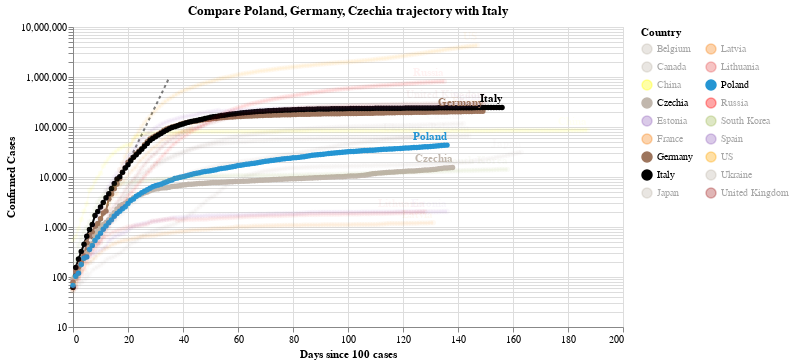

Here is the notebook cell this chart was saved with:
### Code cell
#hide_input
chart2 = make_since_chart(dff2,['Poland', 'Germany', 'Czechia'], baseline_countries)
chart2

### Figure 1 — Vega-Lite specification as saved in the notebook (floating-point values rounded to 4 significant figures; data arrays with more than 128 entries replaced by an {"elided": "..."} marker saying what was removed)
{"config": {"view": {"continuousWidth": 400, "continuousHeight": 300}}, "layer": [{"data": {"name": "data-628230001892d6798b50651be41d1b3e"}, "mark": {"type": "line", "color": "black", "opacity": 0.5, "strokeDash": [3, 3]}, "encoding": {"x": {"type": "quantitative", "field": "Days since 100 cases"}, "y": {"type": "quantitative", "field": "Confirmed Cases"}}}, {"data": {"name": "data-42944bd673d5666769d6e2b6ae64077d"}, "mark": {"type": "line", "point": true}, "encoding": {"color": {"type": "nominal", "field": "Country", "legend": {"columns": 2}, "scale": {"domain": ["Belgium", "Canada", "China", "Czechia", "Estonia", "France", "Germany", "Italy", "Japan", "Latvia", "Lithuania", "Poland", "Russia", "South Korea", "Spain", "US", "Ukraine", "United Kingdom"], "range": ["#C1B7AD", "#C1B7AD", "yellow", "#C1B7AD", "#9467bd", "#F58518", "#9D755D", "black", "#C1B7AD", "#F58518", "#E45756", "#2495D3", "red", "#A1BA59", "#9467bd", "orange", "#C1B7AD", "brown"]}}, "opacity": {"condition": {"value": 1, "selection": "selector002"}, "value": 0.05}, "tooltip": [{"type": "nominal", "field": "Country"}, {"type": "temporal", "field": "Date"}, {"type": "quantitative", "field": "Confirmed Cases"}, {"type": "quantitative", "field": "Days since 100 cases"}], "x": {"type": "quantitative", "field": "Days since 100 cases"}, "y": {"type": "quantitative", "field": "Confirmed Cases", "scale": {"type": "log"}}}, "selection": {"selector002": {"type": "multi", "fields": ["Country"], "bind": "legend", "init": [{"Country": "Poland"}, {"Country": "Germany"}, {"Country": "Czechia"}, {"Country": "Italy"}]}}, "width": 550}, {"data": {"name": "data-42944bd673d5666769d6e2b6ae64077d"}, "mark": {"type": "text", "align": "right", "dy": -8, "fontWeight": "bold"}, "encoding": {"color": {"type": "nominal", "field": "Country", "legend": {"columns": 2}, "scale": {"domain": ["Belgium", "Canada", "China", "Czechia", "Estonia", "France", "Germany", "Italy", "Japan", "Latvia", "Lithuania", "Poland", "Russia", "South Korea", "Spain", "US", "Ukraine", "United Kingdom"], "range": ["#C1B7AD", "#C1B7AD", "yellow", "#C1B7AD", "#9467bd", "#F58518", "#9D755D", "black", "#C1B7AD", "#F58518", "#E45756", "#2495D3", "red", "#A1BA59", "#9467bd", "orange", "#C1B7AD", "brown"]}}, "opacity": {"condition": {"value": 1, "selection": "selector002"}, "value": 0.05}, "text": {"type": "nominal", "field": "Country"}, "tooltip": [{"type": "nominal", "field": "Country"}, {"type": "temporal", "field": "Date"}, {"type": "quantitative", "field": "Confirmed Cases"}, {"type": "quantitative", "field": "Days since 100 cases"}], "x": {"type": "quantitative", "field": "Days since 100 cases"}, "y": {"type": "quantitative", "field": "Confirmed Cases", "scale": {"type": "log"}}}, "transform": [{"filter": "(datum['Date'] >= 1595808000000)"}], "width": 550}], "title": "Compare Poland, Germany, Czechia trajectory with Italy", "$schema": "https://vega.github.io/schema/vega-lite/v4.0.2.json", "datasets": {"data-628230001892d6798b50651be41d1b3e": [{"Days since 100 cases": 0, "Confirmed Cases": 100.0}, {"Days since 100 cases": 1, "Confirmed Cases": 130.0}, {"Days since 100 cases": 2, "Confirmed Cases": 169.0}, {"Days since 100 cases": 3, "Confirmed Cases": 219.7}, {"Days since 100 cases": 4, "Confirmed Cases": 285.6}, {"Days since 100 cases": 5, "Confirmed Cases": 371.3}, {"Days since 100 cases": 6, "Confirmed Cases": 482.7}, {"Days since 100 cases": 7, "Confirmed Cases": 627.5}, {"Days since 100 cases": 8, "Confirmed Cases": 815.7}, {"Days since 100 cases": 9, "Confirmed Cases": 1060.0}, {"Days since 100 cases": 10, "Confirmed Cases": 1379.0}, {"Days since 100 cases": 11, "Confirmed Cases": 1792.0}, {"Days since 100 cases": 12, "Confirmed Cases": 2330.0}, {"Days since 100 cases": 13, "Confirmed Cases": 3029.0}, {"Days since 100 cases": 14, "Confirmed Cases": 3937.0}, {"Days since 100 cases": 15, "Confirmed Cases": 5119.0}, {"Days since 100 cases": 16, "Confirmed Cases": 6654.0}, {"Days since 100 cases": 17, "Confirmed Cases": 8650.0}, {"Days since 100 cases": 18, "Confirmed Cases": 11250.0}, {"Days since 100 cases": 19, "Confirmed Cases": 14620.0}, {"Days since 100 cases": 20, "Confirmed Cases": 19000.0}, {"Days since 100 cases": 21, "Confirmed Cases": 24710.0}, {"Days since 100 cases": 22, "Confirmed Cases": 32120.0}, {"Days since 100 cases": 23, "Confirmed Cases": 41750.0}, {"Days since 100 cases": 24, "Confirmed Cases": 54280.0}, {"Days since 100 cases": 25, "Confirmed Cases": 70560.0}, {"Days since 100 cases": 26, "Confirmed Cases": 91730.0}, {"Days since 100 cases": 27, "Confirmed Cases": 119300.0}, {"Days since 100 cases": 28, "Confirmed Cases": 155000.0}, {"Days since 100 cases": 29, "Confirmed Cases": 201500.0}, {"Days since 100 cases": 30, "Confirmed Cases": 262000.0}, {"Days since 100 cases": 31, "Confirmed Cases": 340600.0}, {"Days since 100 cases": 32, "Confirmed Cases": 442800.0}, {"Days since 100 cases": 33, "Confirmed Cases": 575600.0}, {"Days since 100 cases": 34, "Confirmed Cases": 748300.0}, {"Days since 100 cases": 35, "Confirmed Cases": 972800.0}], "data-42944bd673d5666769d6e2b6ae64077d": {"elided": "2643 records"}}}
